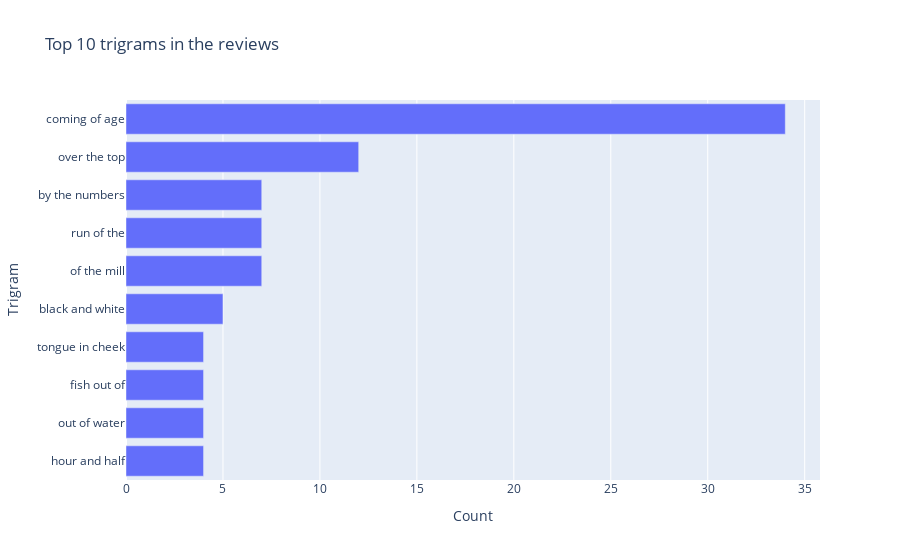

The notebook cell saved with this chart:
### Code cell
top_10_trigrams = reversed(top_n_ngrams(review_corpus, n=3, top_x=10))
x, y = map(list, zip(*top_10_trigrams))
fig = go.Figure(data=[go.Bar(x=y, y=x, orientation='h')])
fig.update_layout(title='Top 10 trigrams in the reviews', xaxis_title='Count', yaxis_title='Trigram')
fig.show()

### Figure 1 — Plotly figure (JSON) as saved in the notebook; plotly's stock layout.template omitted (floating-point values rounded to 4 significant figures)
{"data": [{"orientation": "h", "type": "bar", "x": [4, 4, 4, 4, 5, 7, 7, 7, 12, 34], "y": ["hour and half", "out of water", "fish out of", "tongue in cheek", "black and white", "of the mill", "run of the", "by the numbers", "over the top", "coming of age"]}], "layout": {"title": {"text": "Top 10 trigrams in the reviews"}, "xaxis": {"title": {"text": "Count"}}, "yaxis": {"title": {"text": "Trigram"}}}}
